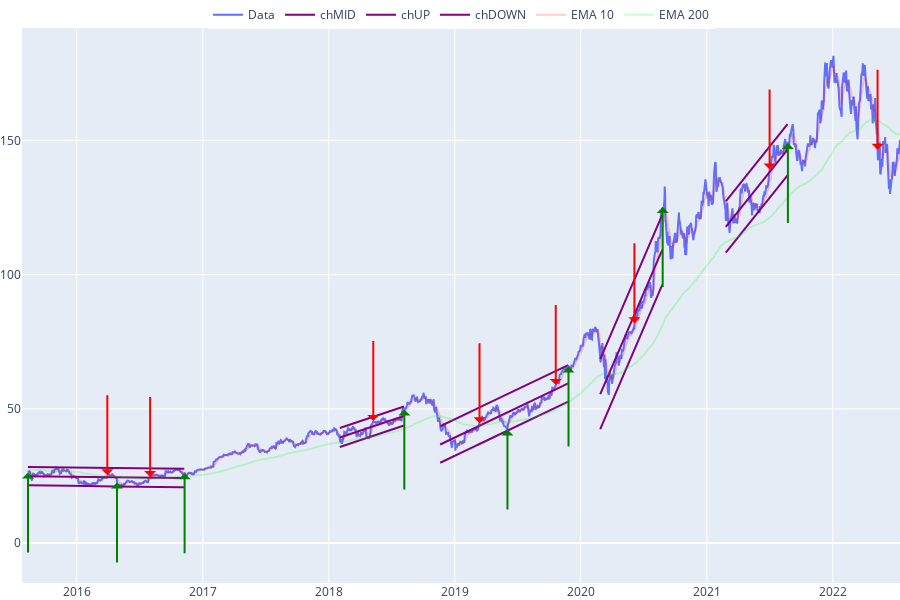

The cell this chart's notebook holds for it:
### Code cell
bt.plot_bt()

### Figure 1 — Plotly figure (JSON) as saved in the notebook; plotly's stock layout.template omitted (floating-point values rounded to 4 significant figures; data arrays with more than 128 entries replaced by an {"elided": "..."} marker saying what was removed)
{"data": [{"hoverinfo": "all", "hovertemplate": "X: %{x}<br>Y: %{y}", "name": "Data", "type": "scatter", "x": {"elided": "1743 str values"}, "y": {"elided": "1743 float values"}}, {"hoverinfo": "all", "hovertemplate": "X: %{x}<br>Y: %{y}", "line": {"color": "purple"}, "name": "chMID", "type": "scatter", "x": {"elided": "1743 str values"}, "y": {"elided": "1743 float values"}}, {"hoverinfo": "all", "hovertemplate": "X: %{x}<br>Y: %{y}", "line": {"color": "purple"}, "name": "chUP", "type": "scatter", "x": {"elided": "1743 str values"}, "y": {"elided": "1743 float values"}}, {"hoverinfo": "all", "hovertemplate": "X: %{x}<br>Y: %{y}", "line": {"color": "purple"}, "name": "chDOWN", "type": "scatter", "x": {"elided": "1743 str values"}, "y": {"elided": "1743 float values"}}, {"hoverinfo": "all", "hovertemplate": "X: %{x}<br>Y: %{y}", "line": {"color": "rgba(250,0,0, 0.2)"}, "name": "EMA 10", "type": "scatter", "x": {"elided": "1743 str values"}, "y": {"elided": "1743 float values"}}, {"hoverinfo": "all", "hovertemplate": "X: %{x}<br>Y: %{y}", "line": {"color": "rgba(0,250,0, 0.2)"}, "name": "EMA 200", "type": "scatter", "x": {"elided": "1743 str values"}, "y": {"elided": "1743 float values"}}], "layout": {"annotations": [{"arrowcolor": "green", "arrowhead": 1, "arrowsize": 1, "arrowwidth": 2, "ax": 0, "ay": 90, "showarrow": true, "x": "2015-08-13T00:00:00", "xref": "x", "y": 26.32, "yref": "y"}, {"arrowcolor": "green", "arrowhead": 1, "arrowsize": 1, "arrowwidth": 2, "ax": 0, "ay": 90, "showarrow": true, "x": "2016-04-27T00:00:00", "xref": "x", "y": 22.58, "yref": "y"}, {"arrowcolor": "green", "arrowhead": 1, "arrowsize": 1, "arrowwidth": 2, "ax": 0, "ay": 90, "showarrow": true, "x": "2016-11-09T00:00:00", "xref": "x", "y": 26.02, "yref": "y"}, {"arrowcolor": "green", "arrowhead": 1, "arrowsize": 1, "arrowwidth": 2, "ax": 0, "ay": 90, "showarrow": true, "x": "2018-08-08T00:00:00", "xref": "x", "y": 49.81, "yref": "y"}, {"arrowcolor": "green", "arrowhead": 1, "arrowsize": 1, "arrowwidth": 2, "ax": 0, "ay": 90, "showarrow": true, "x": "2019-06-03T00:00:00", "xref": "x", "y": 42.29, "yref": "y"}, {"arrowcolor": "green", "arrowhead": 1, "arrowsize": 1, "arrowwidth": 2, "ax": 0, "ay": 90, "showarrow": true, "x": "2019-11-27T00:00:00", "xref": "x", "y": 65.8, "yref": "y"}, {"arrowcolor": "green", "arrowhead": 1, "arrowsize": 1, "arrowwidth": 2, "ax": 0, "ay": 90, "showarrow": true, "x": "2020-08-26T00:00:00", "xref": "x", "y": 125.2, "yref": "y"}, {"arrowcolor": "green", "arrowhead": 1, "arrowsize": 1, "arrowwidth": 2, "ax": 0, "ay": 90, "showarrow": true, "x": "2021-08-24T00:00:00", "xref": "x", "y": 149.0, "yref": "y"}, {"arrowcolor": "red", "arrowhead": 1, "arrowsize": 1, "arrowwidth": 2, "ax": 0, "ay": -90, "showarrow": true, "x": "2016-03-30T00:00:00", "xref": "x", "y": 25.29, "yref": "y"}, {"arrowcolor": "red", "arrowhead": 1, "arrowsize": 1, "arrowwidth": 2, "ax": 0, "ay": -90, "showarrow": true, "x": "2016-08-01T00:00:00", "xref": "x", "y": 24.63, "yref": "y"}, {"arrowcolor": "red", "arrowhead": 1, "arrowsize": 1, "arrowwidth": 2, "ax": 0, "ay": -90, "showarrow": true, "x": "2018-05-10T00:00:00", "xref": "x", "y": 45.5, "yref": "y"}, {"arrowcolor": "red", "arrowhead": 1, "arrowsize": 1, "arrowwidth": 2, "ax": 0, "ay": -90, "showarrow": true, "x": "2019-03-14T00:00:00", "xref": "x", "y": 44.66, "yref": "y"}, {"arrowcolor": "red", "arrowhead": 1, "arrowsize": 1, "arrowwidth": 2, "ax": 0, "ay": -90, "showarrow": true, "x": "2019-10-21T00:00:00", "xref": "x", "y": 58.91, "yref": "y"}, {"arrowcolor": "red", "arrowhead": 1, "arrowsize": 1, "arrowwidth": 2, "ax": 0, "ay": -90, "showarrow": true, "x": "2020-06-05T00:00:00", "xref": "x", "y": 81.85, "yref": "y"}, {"arrowcolor": "red", "arrowhead": 1, "arrowsize": 1, "arrowwidth": 2, "ax": 0, "ay": -90, "showarrow": true, "x": "2021-07-02T00:00:00", "xref": "x", "y": 139.2, "yref": "y"}, {"arrowcolor": "red", "arrowhead": 1, "arrowsize": 1, "arrowwidth": 2, "ax": 0, "ay": -90, "showarrow": true, "x": "2022-05-11T00:00:00", "xref": "x", "y": 146.5, "yref": "y"}], "height": 600, "hovermode": "x", "legend": {"orientation": "h", "x": 0.5, "xanchor": "center", "y": 1.05}, "margin": {"b": 0, "l": 0, "r": 0, "t": 0}}}
